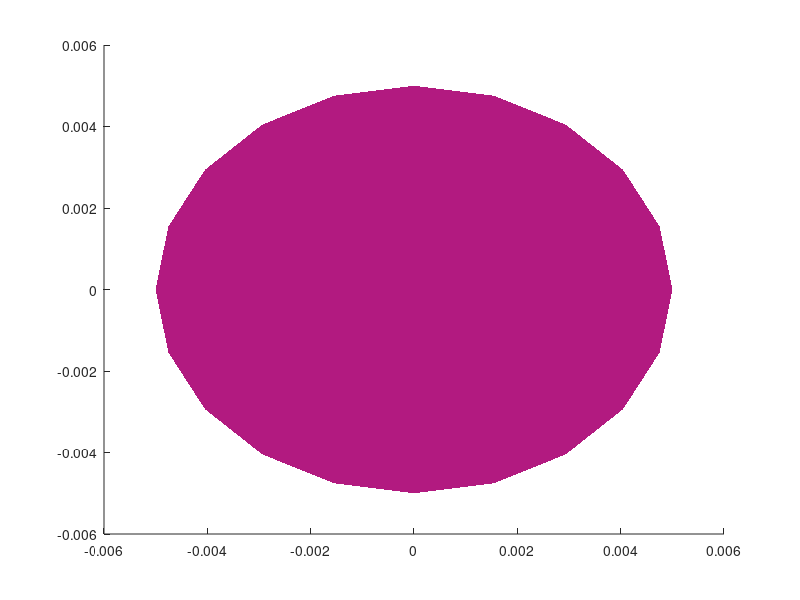

Recreate this plot in MATLAB. (Note: this script raises an error after producing the figure.)
clc;clear;close all;
figure = figure('color',[1 1 1]);
                r = 0.005;
                [x,y,z] = sphere;
                hold on;
                hiso = surf(r*x,r*y,r*z);
                set(hiso,'EdgeColor','none','FaceColor',[0.7 0.1 0.5],'FaceAlpha',0.99);
                lighting phong
                light('position',[ 1,-1,-1])
                light('position',[ -1,1,1])
                hold on;
            axis off;
            daspect([1,1,1]);